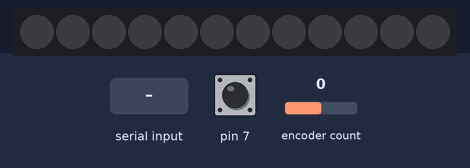
Simulated run of this sketch. Board: Arduino Leonardo, built with avr-gcc and run on an emulated ATmega32U4. On the bench: 12 RGB LEDs in strip order, left to right. The test bench sets the inputs (shaded band); at power-on: pin 7 HIGH, encoder count 0. Dim RGB values are drawn brighter than linear; USB keyboard and mouse output is not drawn.

Above: at 1.2 s.
1.3 s: "color:90\n" received over Serial
At 2.3 s:
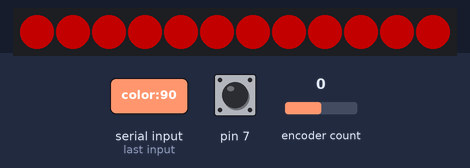
2.8 s: "color::45\n" received over Serial
At 3.5 s:
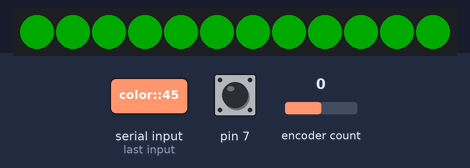
4.3 s: "source" received over Serial
At 4.6 s:
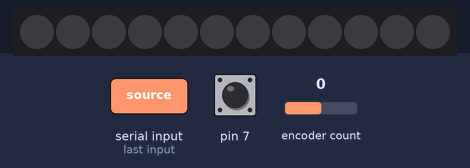
5.8 s: "vol90\n" received over Serial
At 6.9 s:
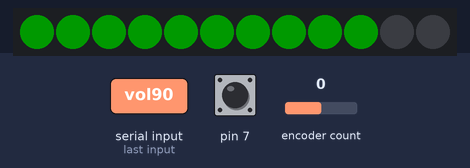
7.3 s: "color:90\n" received over Serial
At 8.1 s:
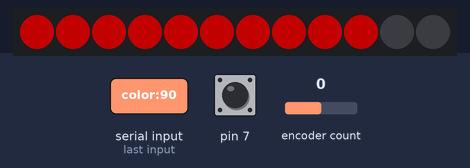
Timing chart, 0 to 10.3 s (numbered marks = the images above; inputs shaded):
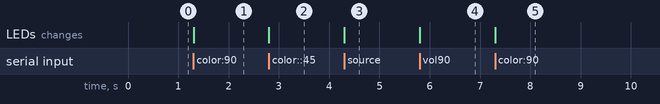

Measured:
- after the input at 1.3 s, the LEDs: change at once (image 1)
- after the input at 2.8 s, the LEDs: change at once (image 2)
- after the input at 4.3 s, the LEDs: change at once (image 3)
- after the input at 5.8 s, the LEDs: change at once (image 4)
- after the input at 7.3 s, the LEDs: change at once (image 5)

The sketch:

Arduino_sketch.ino
```cpp
#include <Adafruit_NeoPixel.h>

#include <HID-Project.h>
#include <HID-Settings.h>

#include <ClickEncoder.h>
#include <TimerOne.h>

const double MaxVol = 100.0;
const int NumberOfLeds = 12;
ClickEncoder *encoder;
int last, value;

int soundSource = -1;

int colors[3][3] = {
  {0, 0, 0},
  {0, 25, 0},
  {0, 0, 25}
};

Adafruit_NeoPixel neoPixel = Adafruit_NeoPixel(12, 4, NEO_GRB+NEO_KHZ800);

void timerIsr() {
  encoder->service();
}

void setup() {
  Serial.begin(9600);

  encoder = new ClickEncoder(8, 9, 7);

  Timer1.initialize(1000);
  Timer1.attachInterrupt(timerIsr);

  last = -1;
  Consumer.begin();
  System.begin();

  neoPixel.begin();
  setNeoPixels();
}

void loop() {
  // handle serial events
  int bytesAvailable = Serial.available();
  if (bytesAvailable > 0) {
      String response = "";
      for(int i = 0; i < bytesAvailable; i++) {
          response += (char)Serial.read();
      }

      // parse response
      if(response.startsWith("vol")) {
        String volValue = response.substring(3);
        last = volValue.toInt();
        setNeoPixels();
      }
      else if(response.startsWith("source")) {
        String sourceValue = response.substring(6);
        soundSource = sourceValue.toInt();
        setNeoPixels();
      }
      else if(response.startsWith("color:")) {
        String colorString = response.substring(6);

        String RVal = getValue(colorString, ':', 0);
        String GVal = getValue(colorString, ':', 1);
        String BVal = getValue(colorString, ':', 2);

        colors[soundSource+1][0] = RVal.toInt();
        colors[soundSource+1][1] = GVal.toInt();
        colors[soundSource+1][2] = BVal.toInt();

        setNeoPixels();
/*
        Serial.print("r: ");
        Serial.print(RVal);
        Serial.print("g: ");
        Serial.print(GVal);
        Serial.print("b: ");
        Serial.println(BVal);*/
      }
      else if(response.equals("opening")) {
        //setNeoPixels();
      }
      else if(response.equals("closing")) {
        soundSource = -1;
        setNeoPixels();
      }
  }

  // handle encoder events
  int currentEncoderVal = encoder->getValue();
  if (currentEncoderVal != 0) {
    value = min(last+currentEncoderVal, MaxVol);
    value = max(value, 0);
    if(currentEncoderVal >= 0)
      Consumer.write(MEDIA_VOLUME_UP);
    else
      Consumer.write(MEDIA_VOLUME_DOWN);
    last = value;
  }

  // handle click events
  ClickEncoder::Button b = encoder->getButton();
  if (b != ClickEncoder::Open) {
    //Serial.print("Button: ");
    //#define VERBOSECASE(label) case label: Serial.println(#label); break;
    switch (b) {
      //VERBOSECASE(ClickEncoder::Pressed);
      //VERBOSECASE(ClickEncoder::Held)
      //VERBOSECASE(ClickEncoder::Released)
      case ClickEncoder::Clicked:
        if(soundSource != -1) {
          // change sound source, send serial command
          Serial.print((char)(1));
        }
        break;
        /*
      case ClickEncoder::DoubleClicked:
          Serial.println("ClickEncoder::DoubleClicked");
          encoder->setAccelerationEnabled(!encoder->getAccelerationEnabled());
          Serial.print("  Acceleration is ");
          Serial.println((encoder->getAccelerationEnabled()) ? "enabled" : "disabled");
        break;*/
    }
  }
}

void setNeoPixels() {
  //Serial.print("setting neopixel for soundSource: ");
  //Serial.println(soundSource);
  int ledFraction = (last/MaxVol) * NumberOfLeds;
  for(int i = 0; i < NumberOfLeds; i++) {
    if(soundSource > -1)
      neoPixel.setPixelColor(
        i,
        (i < ledFraction ? colors[soundSource+1][0] : 0),
        (i < ledFraction ? colors[soundSource+1][1] : 0),
        (i < ledFraction ? colors[soundSource+1][2] : 0)
      );
    else {
      neoPixel.setPixelColor(
        i,
        colors[soundSource+1][0],
        colors[soundSource+1][1],
        colors[soundSource+1][2]
      );
    }
  }
  neoPixel.show();
}

String getValue(String data, char separator, int index) {
  int found = 0;
  int strIndex[] = { 0, -1  };
  int maxIndex = data.length()-1;
  for(int i=0; i<=maxIndex && found<=index; i++){
    if(data.charAt(i)==separator || i==maxIndex){
      found++;
      strIndex[0] = strIndex[1]+1;
      strIndex[1] = (i == maxIndex) ? i+1 : i;
    }
  }
  return found>index ? data.substring(strIndex[0], strIndex[1]) : "";
}
```
